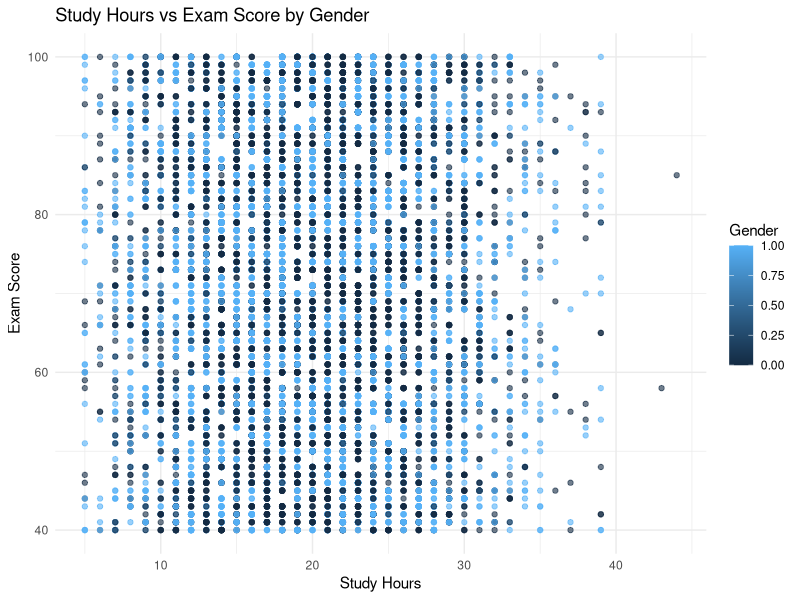

This chart was generated by the following R code:
library(ggplot2)

data <- read.csv("merged_dataset.csv", stringsAsFactors = FALSE)

ggplot(data, aes(x = StudyHours, y = ExamScore, color = Gender)) +
  geom_point(alpha = 0.6) +
  labs(
    title = "Study Hours vs Exam Score by Gender",
    x = "Study Hours",
    y = "Exam Score",
    color = "Gender"
  ) +
  theme_minimal()
